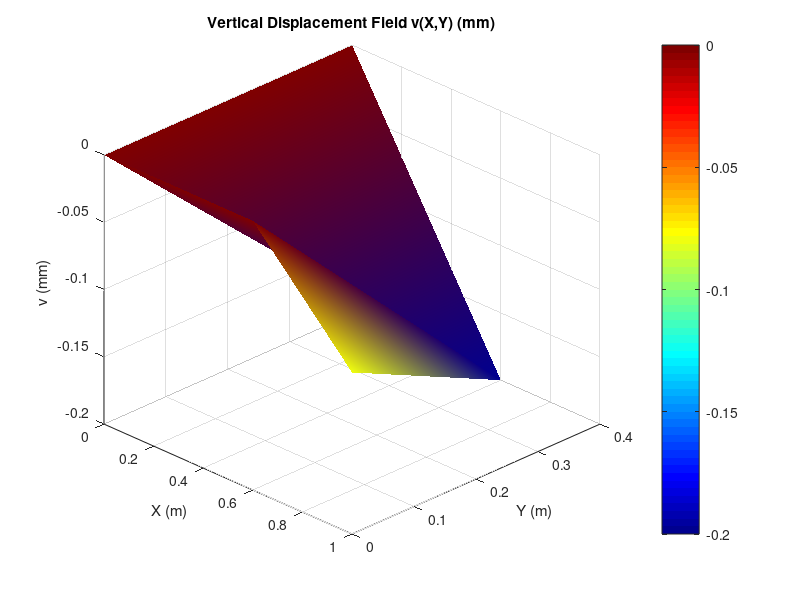

Write MATLAB code to recreate this figure.
% Plate displacement field plot (Question 2)

% Node coordinates (X, Y)
nodes = [
    1, 0.00, 0.00;
    2, 0.60, 0.00;
    3, 1.00, 0.00;
    4, 0.60, 0.40;
    5, 0.00, 0.40
];

% Vertical displacements v at each node (m)
% From Part 1(c): v1=0, v2=0, v3=-0.000080, v4=-0.000200, v5=0
v = [0;    % node 1
     0;    % node 2
    -8e-05; % node 3
    -2e-04; % node 4
     0];   % node 5

% Element connectivity (split Q4 into two triangles, plus the T3)
% Each row: [node_i node_j node_k]
tri = [
    1, 2, 4;   % first half of Q4 (nodes 1-2-4)
    1, 4, 5;   % second half of Q4 (nodes 1-4-5)
    2, 3, 4    % the single T3 element
];

% Extract X, Y for plotting
X = nodes(:,2);
Y = nodes(:,3);

% Create the trisurf plot
figure
h = trisurf(tri, X, Y, v*1000);   % multiply by 1000 to convert to mm
shading interp
colormap jet
colorbar
title('Vertical Displacement Field v(X,Y) (mm)')
xlabel('X (m)')
ylabel('Y (m)')
zlabel('v (mm)')
view(45,30)
axis tight
